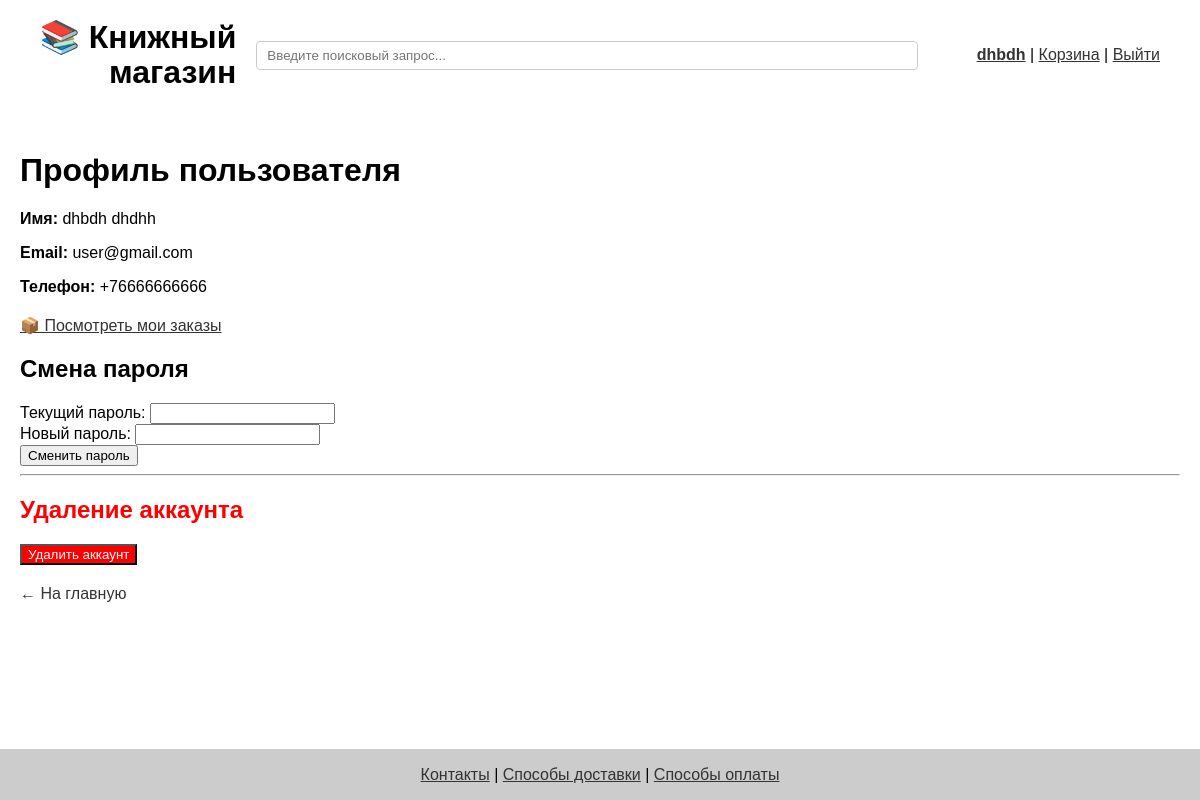
Page /profile (signed in) on the committed database.
### app/models.py (models this page shows, shortened)
class User(db.Model, UserMixin):
    id = db.Column(db.Integer, primary_key=True)
    first_name = db.Column(db.String(50), nullable=False)
    last_name = db.Column(db.String(50), nullable=False)
    full_name = f"{first_name} {last_name}"
    email = db.Column(db.String(120), unique=True, nullable=False)
    phone = db.Column(db.String(20))
    password = db.Column(db.String(100), nullable=False)
    cart_items = db.relationship('CartItem', back_populates='user', cascade='all, delete-orphan', passive_deletes=True)
    reviews = db.relationship('Review', backref='user', cascade='all, delete-orphan', passive_deletes=True)

### app/routes.py (the view)
@app.route('/profile')
@login_required
def profile():
    return render_template('profile.html')

### app/__init__.py (called while the page is built)
@login_manager.user_loader
def load_user(user_id):
    return User.query.get(int(user_id))

### app/routes.py (called while the page is built)
@app.context_processor
def inject_genres():
    return dict(genres=[g[0] for g in db.session.query(Book.genre).distinct() if g[0]])

### app/templates/profile.html (shortened to what this page needs)
{% extends 'base.html' %}
{% block content %}
<h1>Профиль пользователя</h1>
<div style="margin-bottom: 20px;">
    <p><strong>Имя:</strong> {{ current_user.first_name }} {{ current_user.last_name }}</p>
    <p><strong>Email:</strong> {{ current_user.email }}</p>
    <p><strong>Телефон:</strong> {{ current_user.phone }}</p>
</div>
<p><a href="{{ url_for('orders') }}">📦 Посмотреть мои заказы</a></p>
<h2>Смена пароля</h2>
<form method="post" action="{{ url_for('change_password') }}">
    <label>Текущий пароль:
        <input type="password" name="current_password" required>
    </label><br>
    <label>Новый пароль:
        <input type="password" name="new_password" required>
    </label><br>
    <button type="submit">Сменить пароль</button>
</form>
<hr>
<h2 style="color: red;">Удаление аккаунта</h2>
<form method="post" action="{{ url_for('delete_account') }}" onsubmit="return confirm('Вы уверены, что хотите удалить аккаунт?')">
    <button type="submit" style="color: white; background-color: red;">Удалить аккаунт</button>
</form>
<a href="{{ url_for('index') }}" style="display: inline-block; margin-top: 20px; text-decoration: none;">← На главную</a>
    <br>
    <br>
    <br>
    <br>
{% endblock %}

### app/templates/base.html (shortened to what this page needs)
<!DOCTYPE html>
<html lang="ru">
<head>
</head>
<body>
<div class="wrapper">
<header style="padding: 20px;">
    <div style="
        display: flex;
        flex-wrap: wrap;
        align-items: center;
        justify-content: space-between;
        gap: 20px;
    ">
        <div style="flex-shrink: 0;">
            <a href="{{ url_for('index') }}" style="text-decoration: none; color: inherit;">
                <h1 style="margin: 0; line-height: 1.1; white-space: nowrap; text-align: right;">
                    📚 Книжный<br>магазин
                </h1>
            </a>
        </div>
        <div style="
            display: flex;
            flex: 1;
            min-width: 250px;
            flex-wrap: wrap;
            justify-content: flex-end;
            align-items: center;
            gap: 10px;
        ">
            <form action="{{ url_for('search') }}" method="get" style="flex: 1; min-width: 150px;">
                <input type="text" name="q"
                       placeholder="Введите поисковый запрос..."
                       value="{{ request.args.get('q', '') }}"
                       style="width: 90%; padding: 6px 10px; border: 1px solid #ccc; border-radius: 4px;">
            </form>
            <div style="white-space: nowrap;">
                {% if current_user.is_authenticated %}
                    <a href="{{ url_for('profile') }}"><strong>{{ current_user.first_name }}</strong></a> |
                    <a href="{{ url_for('view_cart') }}">Корзина</a> |
                    <a href="{{ url_for('logout') }}">Выйти</a>
                {% else %}
                    <a href="{{ url_for('login') }}">Вход</a> |
                    <a href="{{ url_for('register') }}">Регистрация</a>
                {% endif %}
            </div>
        </div>
    </div>
</header>
<div class="container">
    <main class="main-content">
        {% block content %}{% endblock %}
    </main>
</div>
    <footer>
        <p>
            <a href="{{ url_for('contacts') }}">Контакты</a> |
            <a href="{{ url_for('delivery') }}">Способы доставки</a> |
            <a href="{{ url_for('payment') }}">Способы оплаты</a>
        </p>
    </footer>
</div>
</body>
</html>

### app/templates/base.html (style rules this page uses)
html, body { height: 100%; margin: 0; padding: 0; font-family: sans-serif; }
.wrapper { flex: 1; display: flex; flex-direction: column; max-width: 1200px; margin: 0 auto; padding: 0 20px; min-height: 100vh; }
.main-content { flex: 1; padding: 20px 0; }
.container { display: flex; flex-direction: column; gap: 20px; }
header, footer { padding: 25px 20px; }
footer { text-align: center; padding: 0px 0; border-top: 1px solid #ccc; }
a { color: #333; }
footer { position: fixed; bottom: 0; width: 100%; left: 0; background: #ccc; }

### rows in the picture
User: first_name "dhbdh", last_name "dhdhh", email "user@gmail.com", phone "+76666666666"
